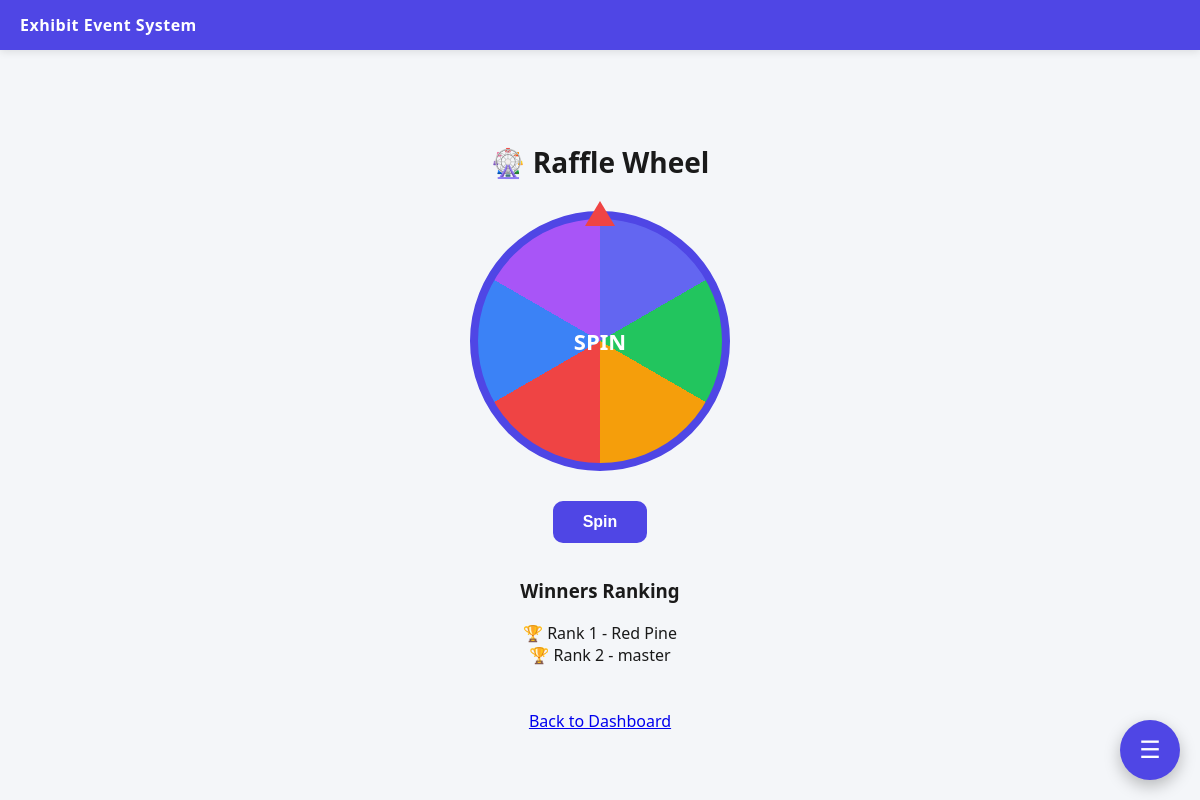
The app's page /adminpanel/staff/raffle-draw/ (signed in), older data.
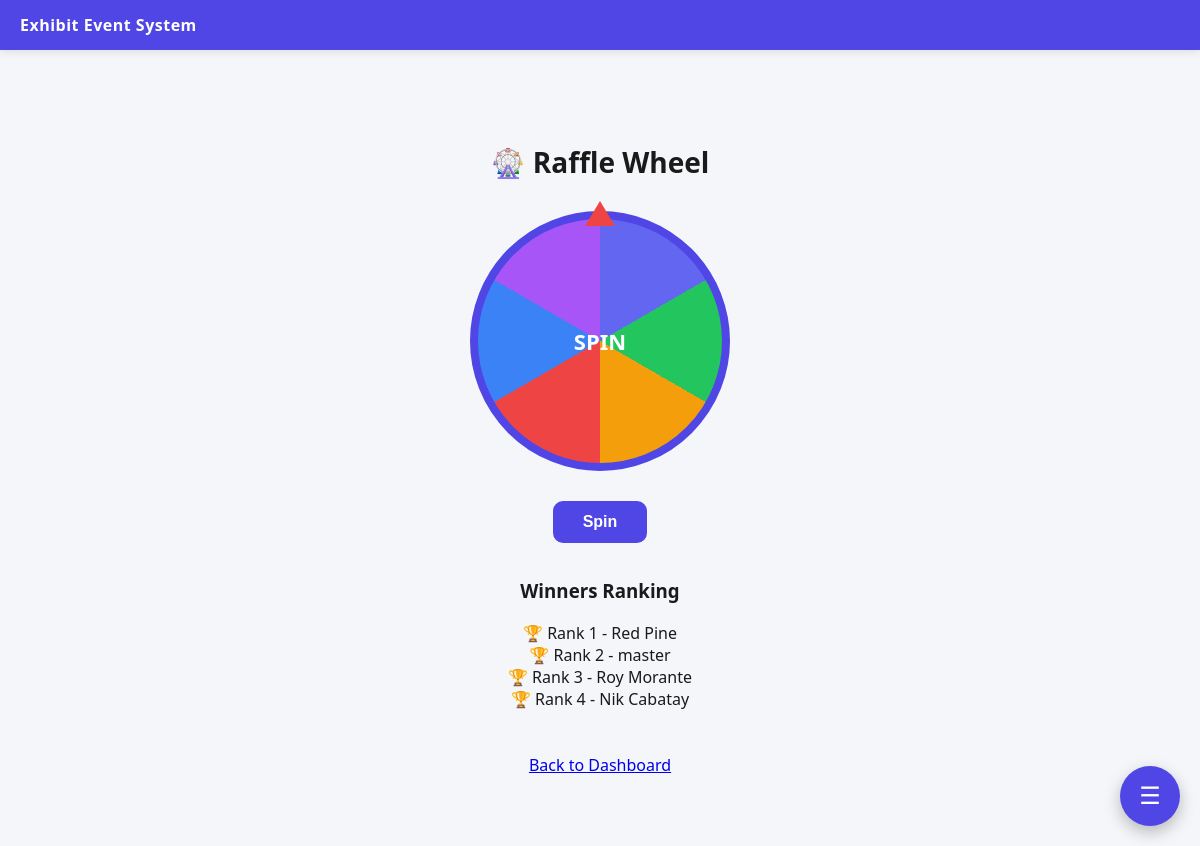
The same page, newer data.
### apps/raffle/models.py (models this page shows, shortened)
class RaffleWinner(models.Model):
    event = models.ForeignKey(Event, on_delete=models.CASCADE)
    raffle_entry = models.OneToOneField(RaffleEntry, on_delete=models.CASCADE)
    rank = models.IntegerField()
    drawn_at = models.DateTimeField(auto_now_add=True)
    class Meta:
        ordering = ['rank']

class RaffleEntry(models.Model):
    event = models.ForeignKey(Event, on_delete=models.CASCADE)
    viewer = models.OneToOneField(Viewer, on_delete=models.CASCADE)
    game_score = models.IntegerField(null=True, blank=True)
    created_at = models.DateTimeField(auto_now_add=True)
    class Meta:
        indexes = [
            models.Index(fields=['event']),
        ]

### apps/viewers/models.py (models this page shows, shortened)
class Viewer(models.Model):
    GENDER_CHOICES = (
        ('male', 'Male'),
        ('female', 'Female'),
        ('other', 'Other'),
    )
    TYPE_CHOICES = (
        ('student', 'Student'),
        ('faculty', 'Faculty'),
        ('employee', 'Employee'),
        ('others', 'Others'),
    )
    event = models.ForeignKey(Event, on_delete=models.CASCADE)
    email = models.EmailField()
    full_name = models.CharField(max_length=255)
    gender = models.CharField(max_length=10, choices=GENDER_CHOICES)
    user_type = models.CharField(max_length=20, choices=TYPE_CHOICES)
    department = models.CharField(max_length=255)
    device_identifier = models.CharField(max_length=255)
    qr_token = models.UUIDField(default=uuid.uuid4, unique=True, editable=False)
    created_at = models.DateTimeField(auto_now_add=True)
    class Meta:
        unique_together = ('email', 'device_identifier')
        indexes = [
            models.Index(fields=['event']),
            models.Index(fields=['email']),
        ]

### apps/core/views.py (the view)
# urls.py: path('staff/raffle-draw/', views.raffle_draw_page, name='raffle_draw_page'),
@login_required
def raffle_draw_page(request):
    if not request.user.is_staff:
        return redirect('exhibitor_login')
    event = Event.objects.filter(is_active=True).first()
    winners = []
    if event:
        winners = RaffleWinner.objects.filter(
            event=event
        ).select_related(
            'raffle_entry__viewer'
        ).order_by('rank')
    return render(request, 'staff/raffle_draw.html', {
        'winners': winners
    })

### templates/staff/raffle_draw.html (shortened to what this page needs)
{% extends 'base/base.html' %}
{% block content %}
<div class="wheel-wrapper">
    <h2 class="wheel-title">🎡 Raffle Wheel</h2>
    <div class="wheel-container">
        <div class="pointer"></div>
        <div id="wheel">SPIN</div>
    </div>
    <button onclick="spinWheel()" class="spin-btn">
        Spin
    </button>
    <div class="mt-10">
    <h3 class="text-xl font-bold">Winners Ranking</h3>
    <div id="rankingList" class="mt-4">
            {% for winner in winners %}
                <div class="text-lg mt-2">
                    🏆 Rank {{ winner.rank }} -
                    {{ winner.raffle_entry.viewer.full_name }}
                </div>
            {% empty %}
                <div class="text-gray-400">
                    No winners yet
                </div>
            {% endfor %}
        </div>
    </div>
    <br>
    <br>
    <a href="/adminpanel/staff/dashboard/" class="btn btn-primary">
        Back to Dashboard
    </a>
</div>
{% endblock %}

Row changes from the older to the newer data that the page shows:
added RaffleWinner: rank "3", raffle_entry.viewer.full_name "Roy Morante"
added RaffleWinner: rank "4", raffle_entry.viewer.full_name "Nik Cabatay"
